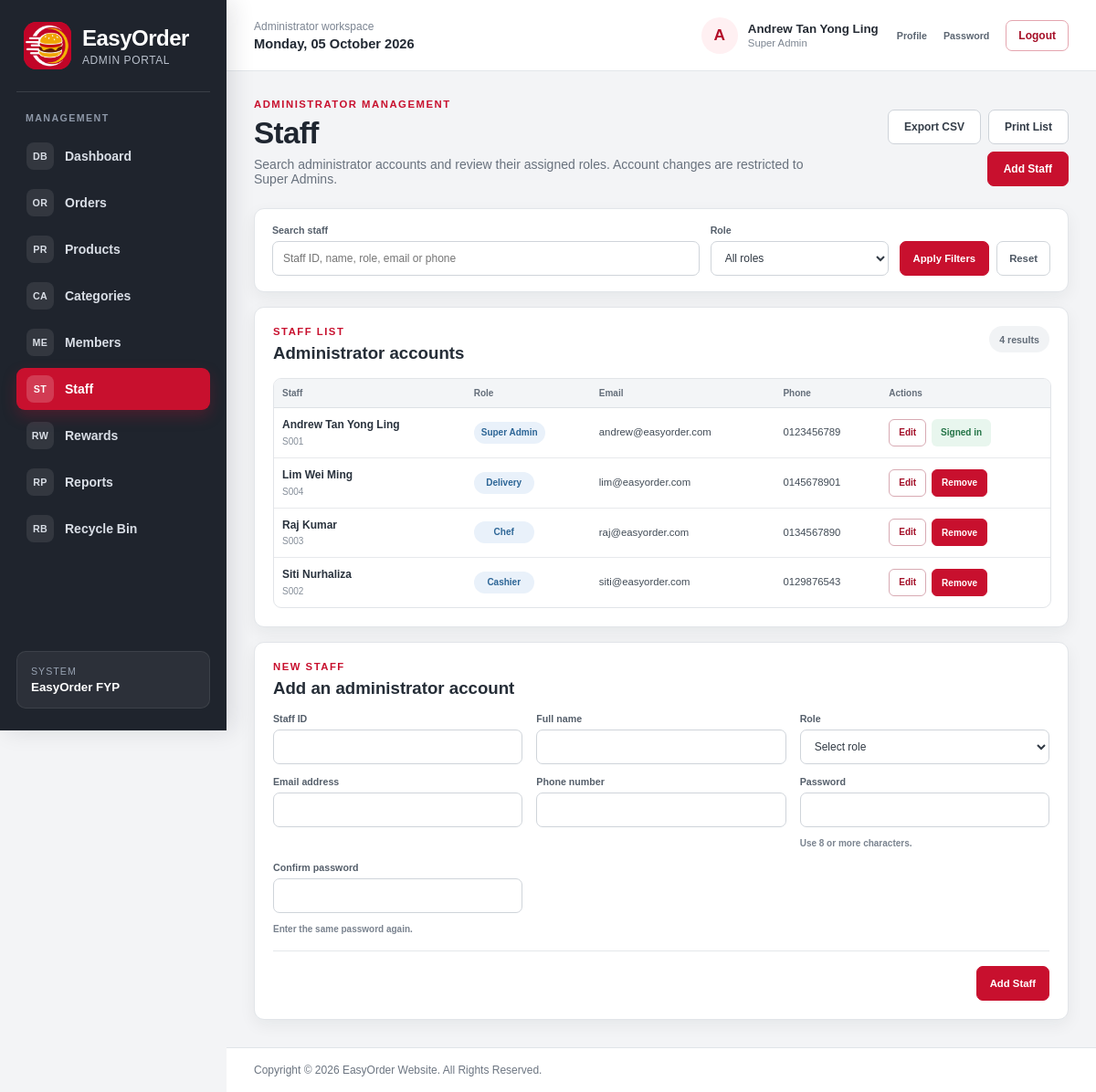
The app's page /admin_staff.php (signed in), older data.
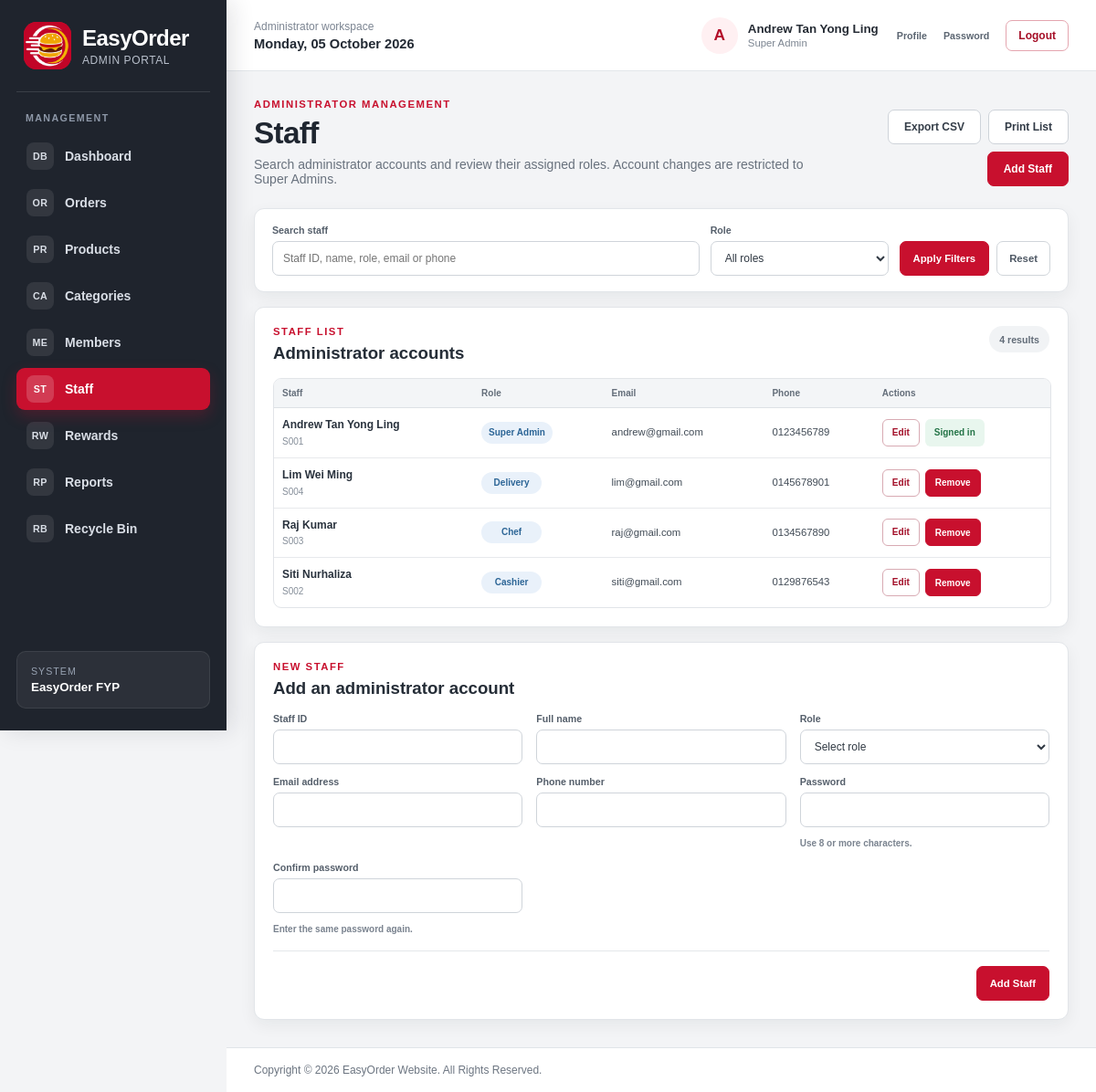
The same page, newer data.
### tables this page shows
CREATE TABLE `staff` (
  `staff_id` char(5) NOT NULL,
  `staff_name` varchar(100) NOT NULL,
  `staff_role` varchar(20) NOT NULL,
  `staff_email` varchar(100) NOT NULL,
  `staff_phone` varchar(15) NOT NULL,
  `staff_password` varchar(50) NOT NULL,
  `staff_isDelete` int(1) NOT NULL DEFAULT 0
);

### admin_staff.php (the view, shortened to what the changed rows need)
<?php
include("dataconnection.php");
require_once("admin_shell.php");
$current_staff_id = (string)$_SESSION["admin_id"];
$role_stmt = mysqli_prepare($connect,"SELECT staff_role FROM staff WHERE staff_id=? AND staff_isDelete=0 LIMIT 1");
mysqli_stmt_bind_param($role_stmt,"s",$current_staff_id);
mysqli_stmt_execute($role_stmt);
$role_result = mysqli_stmt_get_result($role_stmt);
$current_staff_row = mysqli_fetch_assoc($role_result) ?: null;
$current_staff_role = (string)($current_staff_row["staff_role"] ?? "");
$can_manage_staff = $current_staff_role==="Manager";
function admin_staff_html($value)
{
	return htmlspecialchars((string)$value,ENT_QUOTES,"UTF-8");
}
function admin_staff_role_label($role)
{
	return (string)$role==="Manager" ? "Super Admin" : (string)$role;
}
$search = trim((string)($_GET["search"] ?? ""));
$role_filter = trim((string)($_GET["role"] ?? ""));
$like_search = "%".$search."%";
$staff_stmt = mysqli_prepare($connect,
	"SELECT staff_id,staff_name,staff_role,staff_email,staff_phone
	 FROM staff
	 WHERE staff_isDelete=0
	 AND (?='' OR staff_id LIKE ? OR staff_name LIKE ? OR staff_role LIKE ? OR staff_email LIKE ? OR staff_phone LIKE ?)
	 AND (?='' OR staff_role=?)
	 ORDER BY staff_name");
$staff_accounts = array();
if($staff_stmt)
{
	mysqli_stmt_bind_param($staff_stmt,"ssssssss",$search,$like_search,$like_search,$like_search,$like_search,$like_search,$role_filter,$role_filter);
	mysqli_stmt_execute($staff_stmt);
	$staff_result = mysqli_stmt_get_result($staff_stmt);
	while($staff_row = mysqli_fetch_assoc($staff_result))
	{
		$staff_accounts[] = $staff_row;
	}
}
$editing_staff = null;
?>
<!DOCTYPE html>
<html lang="en">
<head>
	<link rel="stylesheet" href="style.css">
	<link rel="stylesheet" href="admin_style.css">
</head>
<body class="admin-body">
<?php easyorder_admin_shell_start("admin_staff.php"); ?>
	<section class="admin-page-heading">
		<div>
			<h1>Staff</h1>
		</div>
	</section>
	<section class="admin-user-results">
		<header class="admin-section-heading">
			<div>
				<h2>Administrator accounts</h2>
			</div>
		</header>
		<div class="admin-user-table-wrap">
			<table class="admin-user-table admin-staff-table">
				<thead>
					<tr><th>Staff</th><th>Role</th><th>Email</th><th>Phone</th><th class="admin-print-hide">Actions</th></tr>
				</thead>
				<tbody>
				<?php if(!$staff_accounts): ?>
					<tr><td class="admin-list-empty" colspan="5">No staff accounts match the current filters.</td></tr>
				<?php else: ?>
					<?php foreach($staff_accounts as $staff): ?>
						<tr>
							<td><strong><?php echo admin_staff_html($staff["staff_name"]); ?></strong><small><?php echo admin_staff_html($staff["staff_id"]); ?></small></td>
							<td><span class="admin-status-badge status-info"><?php echo admin_staff_html(admin_staff_role_label($staff["staff_role"])); ?></span></td>
							<td><?php echo admin_staff_html($staff["staff_email"]); ?></td>
							<td><?php echo admin_staff_html($staff["staff_phone"]); ?></td>
							<td class="admin-print-hide">
								<div class="admin-user-row-actions">
									<?php if($can_manage_staff): ?>
										<a href="admin_staff.php?edit=<?php echo rawurlencode($staff["staff_id"]); ?>#staff-editor">Edit</a>
									<?php endif; ?>
									<?php if($can_manage_staff && !hash_equals((string)$_SESSION["admin_id"],(string)$staff["staff_id"])): ?>
										<form method="post" action="admin_staff.php" onsubmit="return confirm('Remove this staff account?');">
											<button type="submit">Remove</button>
										</form>
									<?php elseif(hash_equals((string)$_SESSION["admin_id"],(string)$staff["staff_id"])): ?>
										<span class="admin-current-account">Signed in</span>
									<?php else: ?>
										<span class="admin-current-account admin-read-only-account">Read only</span>
									<?php endif; ?>
								</div>
							</td>
						</tr>
					<?php endforeach; ?>
				<?php endif; ?>
				</tbody>
			</table>
		</div>
	</section>
	<?php if($can_manage_staff): ?>
	<section id="staff-editor" class="admin-user-editor">
		<header class="admin-section-heading">
			<div>
				<h2><?php echo $editing_staff ? "Edit ".admin_staff_html($editing_staff["staff_name"]) : "Add an administrator account"; ?></h2>
			</div>
		</header>
	</section>
	<?php endif; ?>
<?php easyorder_admin_shell_end(); ?>
</body>
</html>

### admin_shell.php (shortened to what the changed rows need)
<?php
if(!function_exists("easyorder_admin_shell_start"))
{
	function easyorder_admin_shell_start($active_page="")
	{
		global $connect;
		$admin_name = $_SESSION["admin_name"] ?? "Administrator";
		$admin_role = $_SESSION["admin_role"] ?? "Staff";
		if($connect && isset($_SESSION["admin_id"]))
		{
			$identity_stmt = mysqli_prepare($connect,"SELECT staff_name,staff_role FROM staff WHERE staff_id=? AND staff_isDelete=0 LIMIT 1");
			if($identity_stmt)
			{
				mysqli_stmt_bind_param($identity_stmt,"s",$_SESSION["admin_id"]);
				if(mysqli_stmt_execute($identity_stmt))
				{
					$identity_result = mysqli_stmt_get_result($identity_stmt);
					if($identity_row = mysqli_fetch_assoc($identity_result))
					{
						$admin_name = $identity_row["staff_name"];
						$admin_role = $identity_row["staff_role"];
					}
				}
			}
		}
		$display_admin_role = $admin_role==="Manager" ? "Super Admin" : $admin_role;
		?>
		<div class="admin-app-shell">
			<div class="admin-workspace">
				<header class="admin-topbar">
					<div class="admin-account-summary">
						<span class="admin-avatar" aria-hidden="true"><?php echo htmlspecialchars(strtoupper(substr($admin_name,0,1)),ENT_QUOTES,"UTF-8"); ?></span>
						<a class="admin-account-copy" href="admin_profile.php" aria-label="Open administrator profile">
							<strong><?php echo htmlspecialchars($admin_name,ENT_QUOTES,"UTF-8"); ?></strong>
							<small><?php echo htmlspecialchars($display_admin_role,ENT_QUOTES,"UTF-8"); ?></small>
						</a>
						<div class="admin-account-actions">
							<a href="admin_profile.php">Profile</a>
							<a href="admin_change_password.php">Password</a>
						</div>
						<a class="admin-logout-link" href="logout.php" onclick="return confirm('Are you sure you want to logout?')">Logout</a>
					</div>
				</header>
				<main id="main" class="admin-main">
		<?php
	}
}
if(!function_exists("easyorder_admin_shell_end"))
{
	function easyorder_admin_shell_end()
	{
		?>
				</main>
			</div>
		</div>
		<?php
	}
}

Row changes from the older to the newer data that the page shows:
changed staff "Andrew Tan Yong Ling": staff_email "andrew@easyorder.com" → "andrew@gmail.com"
changed staff "Lim Wei Ming": staff_email "lim@easyorder.com" → "lim@gmail.com"
changed staff "Raj Kumar": staff_email "raj@easyorder.com" → "raj@gmail.com"
changed staff "Siti Nurhaliza": staff_email "siti@easyorder.com" → "siti@gmail.com"
